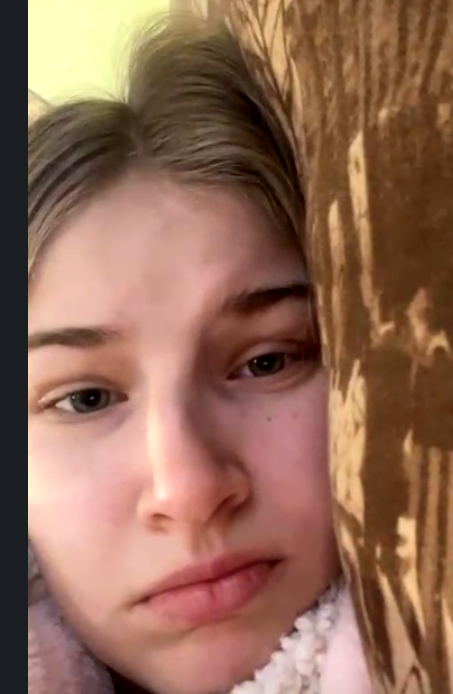
#> input picture Libraries/Pillow/images/picture.png, 453 x 694 px
$ python '2_Обрізання.py'
#> lines starting #> are read from the running program, lines starting #| are printed output that depends on the picture
from PIL import Image


img = Image.open('images/picture.png')
#> img is the input picture: PIL image 453x694 RGBA; mean R, G, B, A 146.3, 106.1, 86.3, 255

crop_img = img.crop((100, 200, 300, 400))
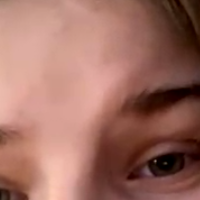
#> crop_img: PIL image 200x200 RGBA; mean R, G, B, A 158.8, 109.6, 98, 255
crop_img.save('images/cropped.png')
crop_img.show()
